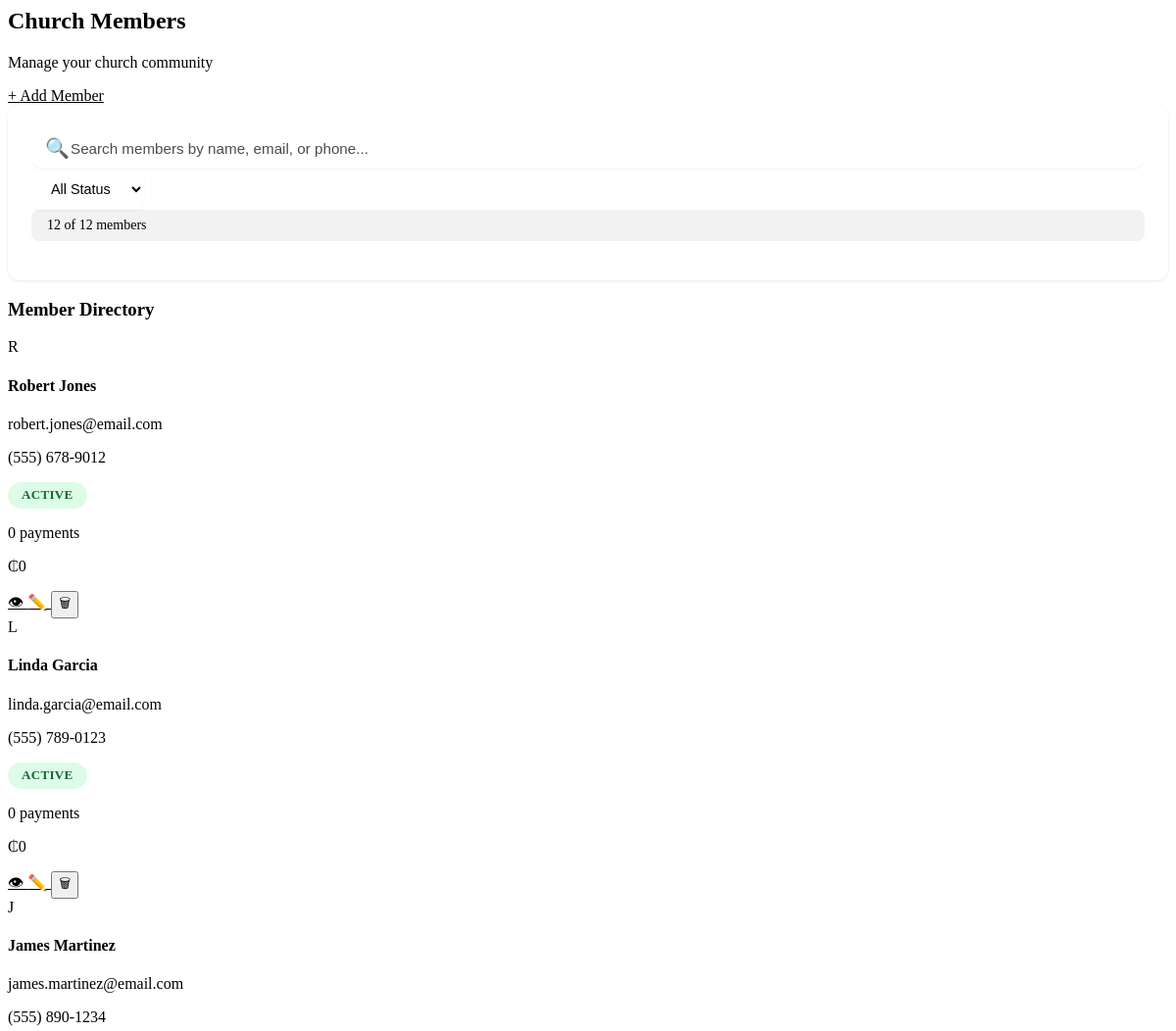
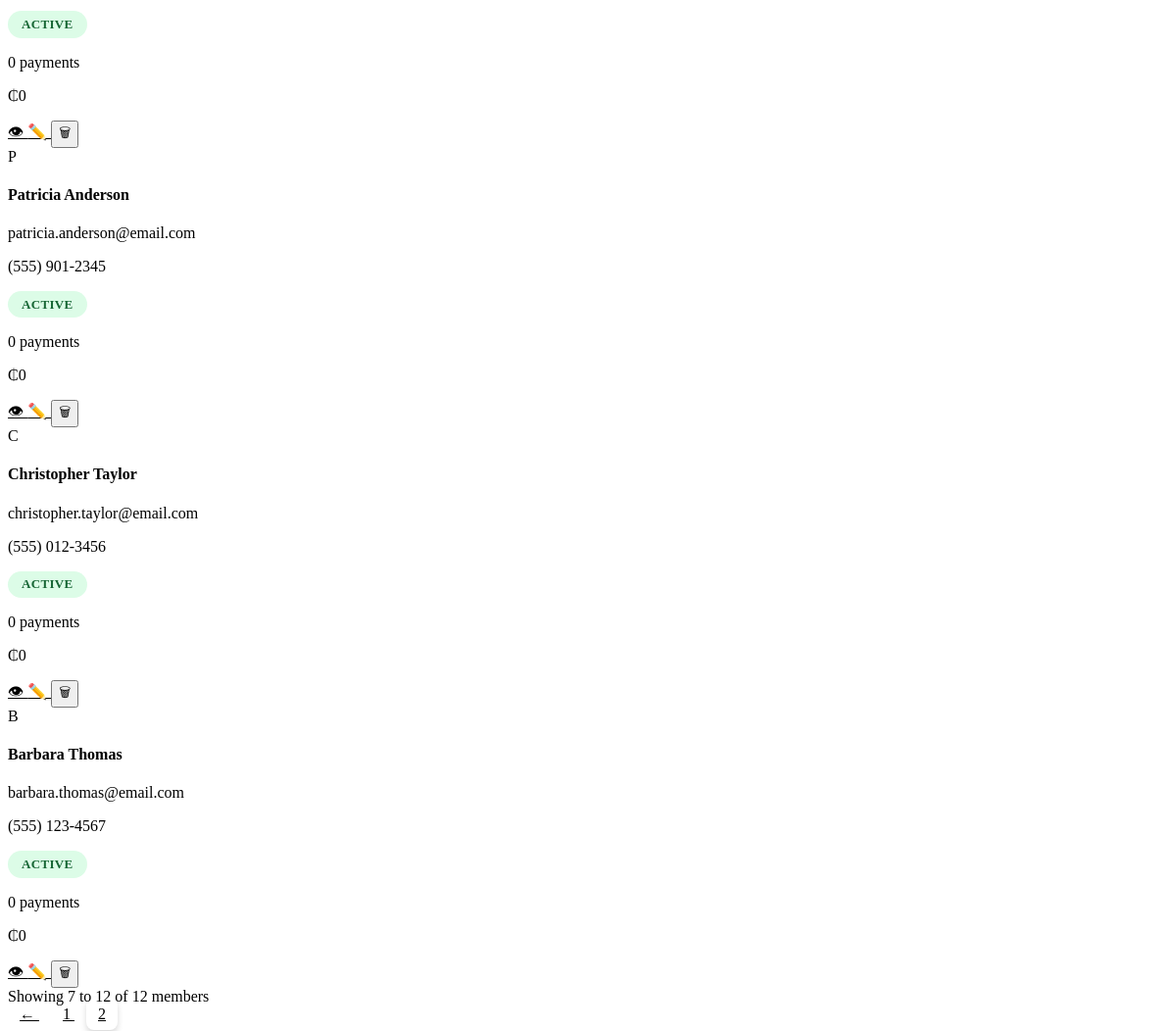
Screenshot of /members.php?pg=2 with the database file from the repository (2 pictures, top to bottom).
### tables this page shows
CREATE TABLE members (
    id INT AUTO_INCREMENT PRIMARY KEY,
    name VARCHAR(100) NOT NULL,
    email VARCHAR(100) UNIQUE NOT NULL,
    phone VARCHAR(20) NOT NULL,
    profession VARCHAR(100),
    digital_address VARCHAR(50),
    house_address TEXT NOT NULL,
    membership_date DATE NOT NULL,
    status ENUM('active', 'inactive') DEFAULT 'active',
    image_url TEXT,
    created_at TIMESTAMP DEFAULT CURRENT_TIMESTAMP,
    updated_at TIMESTAMP DEFAULT CURRENT_TIMESTAMP ON UPDATE CURRENT_TIMESTAMP,
    INDEX idx_status (status),
    INDEX idx_email (email),
    INDEX idx_name (name)
);

### classes/Member.php (called while the page is built, shortened)
<?php
class Member {
    private $pdo;
    public function __construct($pdo) {
        $this->pdo = $pdo;
    }
    public function getCount($search = '', $status = 'all') {
        $where = "WHERE 1=1";
        $params = [];
        $sql = "SELECT COUNT(*) FROM members $where";
        $stmt = $this->pdo->prepare($sql);
        $stmt->execute($params);
        return $stmt->fetchColumn();
    }
}
?>

### classes/Payment.php (called while the page is built, shortened)
<?php
class Payment {
    private $pdo;
    public function __construct($pdo) {
        $this->pdo = $pdo;
    }
    public function getByMemberId($memberId, $limit = null) {
        $limitClause = $limit ? "LIMIT $limit" : "";
        $stmt = $this->pdo->prepare("
            SELECT * FROM payments
            WHERE member_id = ?
            ORDER BY payment_date DESC, created_at DESC
            $limitClause
        ");
        $stmt->execute([$memberId]);
        return $stmt->fetchAll();
    }
}
?>

### members.php (the view, shortened to what this page needs)
<?php
require_once 'config/database.php';
require_once 'classes/Member.php';
require_once 'classes/Payment.php';
$memberClass = new Member($pdo);
$paymentClass = new Payment($pdo);
$search = $_GET['search'] ?? '';
$statusFilter = $_GET['status'] ?? 'all';
$currentPage = isset($_GET['pg']) ? (int)$_GET['pg'] : 1;
$itemsPerPage = 6;
$conditions = [];
$params = [];
$where = $conditions ? 'WHERE ' . implode(' AND ', $conditions) : '';
$offset = ($currentPage - 1) * $itemsPerPage;
$sql = "SELECT * FROM members $where ORDER BY created_at DESC LIMIT $itemsPerPage OFFSET $offset";
$stmt = $pdo->prepare($sql);
$stmt->execute($params);
$members = $stmt->fetchAll();
$countSql = "SELECT COUNT(*) FROM members $where";
$countStmt = $pdo->prepare($countSql);
$countStmt->execute($params);
$totalMembers = $countStmt->fetchColumn();
$totalPages = ceil($totalMembers / $itemsPerPage);
$totalMembersAll = $memberClass->getCount();
?>
<link rel="stylesheet" href="assets/css/enhanced-components.css">
<div class="page-content space-y-6">
    <div class="flex items-center justify-between">
        <div>
            <h2>Church Members</h2>
            <p style="color: var(--muted-foreground);">Manage your church community</p>
        </div>
        <a href="add_member.php" class="px-4 py-2 rounded-lg transition-colors flex items-center gap-2" style="background: var(--primary); color: var(--primary-foreground);" onmouseover="this.style.background='color-mix(in srgb, var(--primary) 90%, transparent)';" onmouseout="this.style.background='var(--primary)';">
            <span>+</span> Add Member
        </a>
    </div>
    <div class="filter-bar">
        <form method="GET" action="members.php" class="flex flex-col sm:flex-row gap-4 items-start sm:items-center justify-between" id="searchForm">
            <div class="flex-1 max-w-md search-container">
                <span class="search-icon">🔍</span>
                <input
                    type="text"
                    name="search"
                    placeholder="Search members by name, email, or phone..."
                    value="<?php echo htmlspecialchars($search); ?>"
                    class="search-input"
                    onkeyup="clearTimeout(window.searchTimeout); window.searchTimeout = setTimeout(() => { document.getElementById('searchForm').submit(); }, 500);"
                />
            </div>
            <div class="flex items-center gap-4">
                <select
                    name="status"
                    onchange="this.form.submit()"
                    class="select-enhanced"
                >
                    <option value="all" <?php echo $statusFilter === 'all' ? 'selected' : ''; ?>>All Status</option>
                </select>
                <div class="results-counter">
                    <?php echo $totalMembers; ?> of <?php echo $totalMembersAll; ?> members
                </div>
            </div>
        </form>
    </div>
    <div class="rounded-lg border shadow-sm" style="background: var(--card); border-color: var(--border);">
        <div class="p-6 border-b" style="border-color: var(--border);">
            <h3>Member Directory</h3>
        </div>
        <div class="p-6">
            <?php if (count($members) > 0): ?>
                <div class="grid gap-4">
                    <?php foreach ($members as $member): ?>
                        <?php
                        $memberPayments = $paymentClass->getByMemberId($member['id']);
                        $totalDonations = array_sum(array_column($memberPayments, 'amount'));
                        ?>
                        <div class="card-hover flex items-center justify-between p-4 border rounded-lg"
                             style="border-color: var(--border); background: var(--card);"
                             onclick="window.location.href='view_member.php?id=<?php echo $member['id']; ?>'">
                            <div class="flex items-center space-x-4">
                                <?php if (!empty($member['image_url'])): ?>
                                    <img
                                        src="<?php echo htmlspecialchars($member['image_url']); ?>"
                                        alt="<?php echo htmlspecialchars($member['name']); ?>"
                                        class="w-12 h-12 rounded-full object-cover"
                                        style="border: 2px solid color-mix(in srgb, var(--primary) 20%, transparent);"
                                    />
                                <?php else: ?>
                                    <div class="w-12 h-12 rounded-full flex items-center justify-center"
                                         style="background: linear-gradient(to bottom right, color-mix(in srgb, var(--primary) 20%, transparent), color-mix(in srgb, var(--primary) 40%, transparent)); color: var(--primary); font-weight: var(--font-weight-medium);">
                                        <?php echo strtoupper(substr($member['name'], 0, 1)); ?>
                                    </div>
                                <?php endif; ?>
                                <div>
                                    <h4 class="transition-colors" onmouseover="this.style.color='var(--primary)';" onmouseout="this.style.color='var(--foreground)';">
                                        <?php echo htmlspecialchars($member['name']); ?>
                                    </h4>
                                    <p class="text-sm" style="color: var(--muted-foreground);"><?php echo htmlspecialchars($member['email']); ?></p>
                                    <p class="text-sm" style="color: var(--muted-foreground);"><?php echo htmlspecialchars($member['phone']); ?></p>
                                </div>
                            </div>
                            <div class="flex items-center space-x-6">
                                <span class="status-badge <?php echo $member['status'] === 'active' ? 'status-active' : 'status-inactive'; ?>">
                                    <?php echo $member['status']; ?>
                                </span>
                                <div class="text-right text-sm">
                                    <p style="font-weight: var(--font-weight-medium);"><?php echo count($memberPayments); ?> payments</p>
                                    <p style="color: var(--muted-foreground);">₵<?php echo number_format($totalDonations); ?></p>
                                </div>
                                <div class="flex space-x-1" onclick="event.stopPropagation();">
                                    <a href="view_member.php?id=<?php echo $member['id']; ?>" class="p-2 rounded-lg transition-colors" style="color: var(--muted-foreground);" onmouseover="this.style.color='var(--primary)'; this.style.background='var(--accent)';" onmouseout="this.style.color='var(--muted-foreground)'; this.style.background='transparent';" title="View Details">
                                        👁
                                    </a>
                                    <a href="add_member.php?id=<?php echo $member['id']; ?>" class="p-2 rounded-lg transition-colors" style="color: var(--muted-foreground);" onmouseover="this.style.color='var(--primary)'; this.style.background='var(--accent)';" onmouseout="this.style.color='var(--muted-foreground)'; this.style.background='transparent';" title="Edit Member">
                                        ✏️
                                    </a>
                                    <button onclick="if(confirm('Are you sure you want to delete this member?')) { window.location.href='members.php?delete=<?php echo $member['id']; ?>'; }" class="p-2 rounded-lg transition-colors" style="color: var(--muted-foreground);" onmouseover="this.style.color='var(--destructive)'; this.style.background='color-mix(in srgb, var(--destructive) 10%, transparent)';" onmouseout="this.style.color='var(--muted-foreground)'; this.style.background='transparent';" title="Delete Member">
                                        🗑
                                    </button>
                                </div>
                            </div>
                        </div>
                    <?php endforeach; ?>
                </div>
            <?php endif; ?>
        </div>
        <?php if ($totalPages > 1): ?>
            <div class="p-6 border-t" style="border-color: var(--border);">
                <div class="flex items-center justify-between">
                    <div class="text-sm" style="color: var(--muted-foreground);">
                        Showing <?php echo (($currentPage - 1) * $itemsPerPage) + 1; ?> to <?php echo min($currentPage * $itemsPerPage, $totalMembers); ?> of <?php echo $totalMembers; ?> members
                    </div>
                    <div class="flex items-center space-x-2">
                        <?php if ($currentPage > 1): ?>
                            <a href="?<?php echo http_build_query(array_merge($_GET, ['pg' => $currentPage - 1])); ?>" class="pagination-btn">
                                ←
                            </a>
                        <?php endif; ?>
                        <?php
                        $maxVisiblePages = 5;
                        $startPage = max(1, $currentPage - floor($maxVisiblePages / 2));
                        $endPage = min($totalPages, $startPage + $maxVisiblePages - 1);
                        if ($endPage - $startPage + 1 < $maxVisiblePages) {
                            $startPage = max(1, $endPage - $maxVisiblePages + 1);
                        }
                        for ($i = $startPage; $i <= $endPage; $i++):
                        ?>
                            <a href="?<?php echo http_build_query(array_merge($_GET, ['pg' => $i])); ?>" class="pagination-btn <?php echo $i === $currentPage ? 'active' : ''; ?>">
                                <?php echo $i; ?>
                            </a>
                        <?php endfor; ?>
                    </div>
                </div>
            </div>
        <?php endif; ?>
    </div>
</div>

### assets/css/enhanced-components.css (style rules this page uses)
.search-container { position: relative; max-width: 100%; }
.search-input { width: 100%; padding-left: 2.5rem; padding-right: 1rem; padding-top: 0.75rem; padding-bottom: 0.75rem; border: 2px solid var(--border); border-radius: 0.75rem; background: var(--input-background); color: var(--foreground); font-size: 0.95rem; transition: all 0.3s cubic-bezier(0.4, 0, 0.2, 1); box-shadow: 0 1px 2px 0 rgba(0, 0, 0, 0.05); }
.search-input::placeholder { color: var(--muted-foreground); opacity: 0.7; }
.search-icon { position: absolute; left: 0.875rem; top: 50%; transform: translateY(-50%); font-size: 1.25rem; color: var(--muted-foreground); pointer-events: none; transition: all 0.3s; }
.select-enhanced { padding: 0.75rem 1rem; border: 2px solid var(--border); border-radius: 0.5rem; background: var(--input-background); color: var(--foreground); font-size: 0.9rem; font-weight: 500; transition: all 0.2s; cursor: pointer; box-shadow: 0 1px 2px 0 rgba(0, 0, 0, 0.05); }
.card-hover { transition: all 0.3s cubic-bezier(0.4, 0, 0.2, 1); cursor: pointer; }
.status-badge { display: inline-flex; align-items: center; padding: 0.35rem 0.875rem; border-radius: 9999px; font-size: 0.8125rem; font-weight: 600; text-transform: uppercase; letter-spacing: 0.025em; transition: all 0.2s; }
.status-active { background: #dcfce7; color: #166534; }
.pagination-btn { min-width: 2.5rem; padding: 0.5rem 0.75rem; border: 2px solid var(--border); border-radius: 0.5rem; background: transparent; color: var(--foreground); font-weight: 500; transition: all 0.2s; cursor: pointer; }
.pagination-btn.active { background: var(--primary); color: var(--primary-foreground); border-color: var(--primary); box-shadow: 0 4px 6px rgba(0, 0, 0, 0.15); }
.filter-bar { background: var(--card); border: 1px solid var(--border); border-radius: 0.75rem; padding: 1.5rem; box-shadow: 0 1px 3px 0 rgba(0, 0, 0, 0.1); }
.results-counter { font-size: 0.875rem; color: var(--muted-foreground); font-weight: 500; padding: 0.5rem 1rem; background: rgba(var(--primary-rgb, 3, 2, 19), 0.05); border-radius: 0.5rem; }
.page-content { animation: fadeIn 0.4s ease-out; }

### rows the page displays
members: name "R", name "Robert Jones", email "robert.jones@email.com", phone "(555) 678-9012", status "ACTIVE", count($memberPayments) "0", totalDonations "0"
members: name "L", name "Linda Garcia", email "linda.garcia@email.com", phone "(555) 789-0123", status "ACTIVE", count($memberPayments) "0", totalDonations "0"
members: name "J", name "James Martinez", email "james.martinez@email.com", phone "(555) 890-1234", status "ACTIVE", count($memberPayments) "0", totalDonations "0"
members: name "P", name "Patricia Anderson", email "patricia.anderson@email.com", phone "(555) 901-2345", status "ACTIVE", count($memberPayments) "0", totalDonations "0"
members: name "C", name "Christopher Taylor", email "christopher.taylor@email.com", phone "(555) 012-3456", status "ACTIVE", count($memberPayments) "0", totalDonations "0"
members: name "B", name "Barbara Thomas", email "barbara.thomas@email.com", phone "(555) 123-4567", status "ACTIVE", count($memberPayments) "0", totalDonations "0"

### other values shown
$totalMembers "12"
$totalMembersAll "12"
min($currentPage * $itemsPerPage, $totalMembers) "12"
